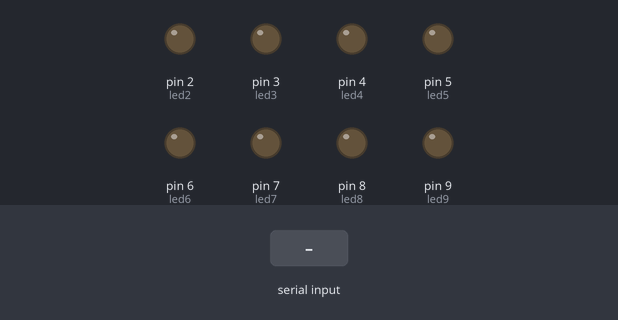
A sketch run on a simulated Arduino Uno, built with avr-gcc and run on an emulated ATmega328P. Shown: output pins drawn as LEDs (lit = HIGH). Inputs (shaded band) come from the test bench. What the sketch prints to the serial monitor is not drawn.

Above: at 5.1 s.
5.2 s: "A" received over Serial
At 6.4 s:
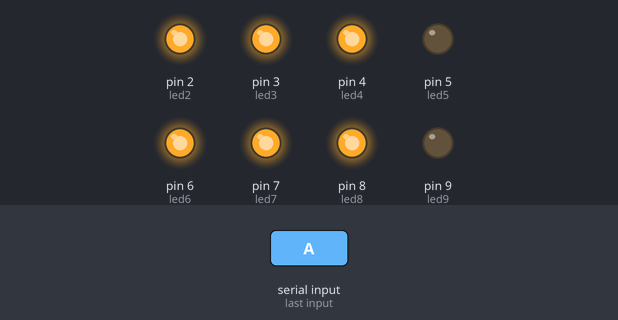
6.8 s: byte 49 (49) received over Serial
At 7.6 s:
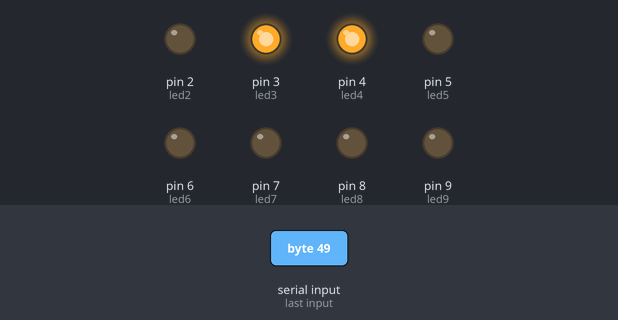
8.4 s: byte 50 (50) received over Serial
At 8.8 s:
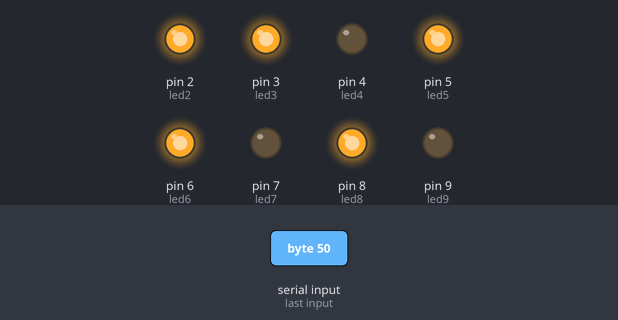
10.0 s: byte 51 (51) received over Serial
At 11.3 s:
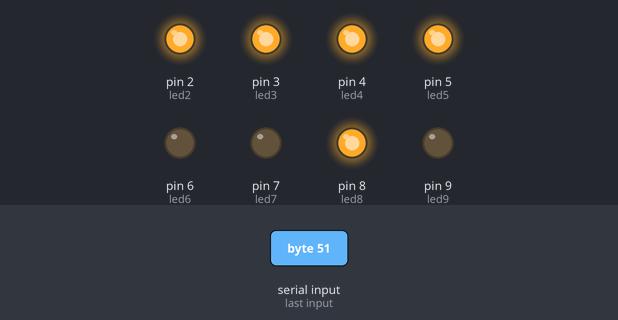
11.6 s: byte 52 (52) received over Serial
At 12.5 s:
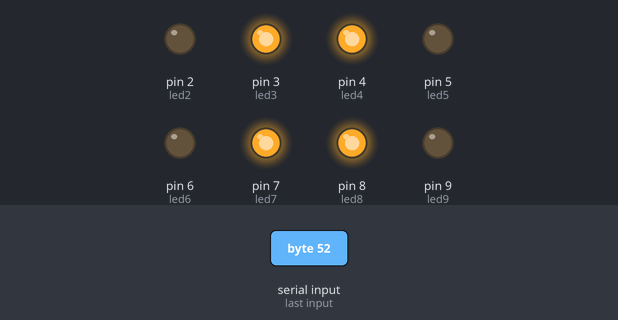
13.2 s: byte 53 (53) received over Serial
At 13.7 s:
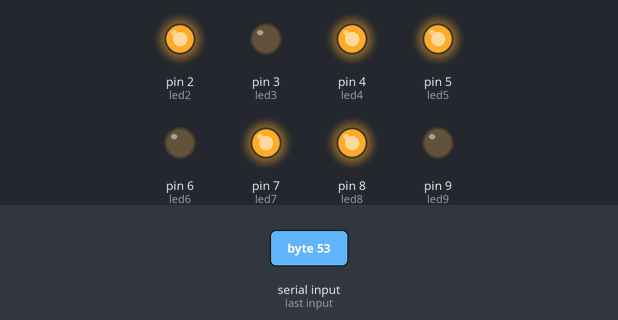
Timing chart, 0 to 15.8 s (numbered marks = the images above; inputs shaded):
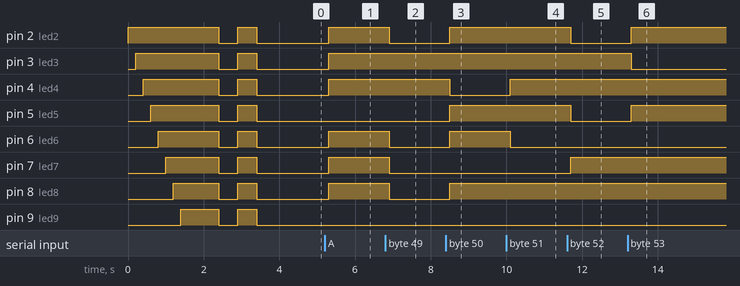

The sketch:

Display_7_seg_via_teclado.ino
```cpp
//Autor: Felipe Tomazelli
//imagem http://i.imgur.com/AiVqHcK.png
// definindo os leds
#define led2 2     //
#define led3 3     //     __2__
#define led4 4     //    |     |
#define led5 5     //    7     3
#define led6 6     //    |__8__|
#define led7 7     //    |     |
#define led8 8     //    6     4
#define led9 9     //    |__5__| .9


//variavel que lerá caracteres do teclado
int incomingByte;
//contador
int i=-1;

void pisca(){
  digitalWrite(led2, HIGH);
  digitalWrite(led3, HIGH);
  digitalWrite(led4, HIGH);
  digitalWrite(led5, HIGH);
  digitalWrite(led6, HIGH);
  digitalWrite(led7, HIGH);
  digitalWrite(led8, HIGH);
  digitalWrite(led9, HIGH);
  delay(500);

  digitalWrite(led2, LOW);
  digitalWrite(led3, LOW);
  digitalWrite(led4, LOW);
  digitalWrite(led5, LOW);
  digitalWrite(led6, LOW);
  digitalWrite(led7, LOW);
  digitalWrite(led8, LOW);
  digitalWrite(led9, LOW);
  delay(500);
}


void setup() {
  Serial.begin(9600);

  //definindo os leds como output
  pinMode(led2, OUTPUT);
  pinMode(led3, OUTPUT);
  pinMode(led4, OUTPUT);
  pinMode(led5, OUTPUT);
  pinMode(led6, OUTPUT);
  pinMode(led7, OUTPUT);
  pinMode(led8, OUTPUT);
  pinMode(led9, OUTPUT);

  //testando se todos os leds estão funcionando
  digitalWrite(led2, HIGH);
  delay(200);
  digitalWrite(led3, HIGH);
  delay(200);
  digitalWrite(led4, HIGH);
  delay(200);
  digitalWrite(led5, HIGH);
  delay(200);
  digitalWrite(led6, HIGH);
  delay(200);
  digitalWrite(led7, HIGH);
  delay(200);
  digitalWrite(led8, HIGH);
  delay(200);
  digitalWrite(led9, HIGH);
  delay(1000);

  digitalWrite(led2, LOW);
  digitalWrite(led3, LOW);
  digitalWrite(led4, LOW);
  digitalWrite(led5, LOW);
  digitalWrite(led6, LOW);
  digitalWrite(led7, LOW);
  digitalWrite(led8, LOW);
  digitalWrite(led9, LOW);
  delay(500);

  pisca();

  Serial.print ("\n\n####################################\n##Entre com  caracteres do teclado##\n####################################");
}

void loop() {
  //printando apenas uma vez a "interface"

  //se houver entrada no serial, faça:
  if (Serial.available() > 0) {
    incomingByte = Serial.read();
    delay(100);

    switch(incomingByte){

      case 48:
      digitalWrite(led2, HIGH);
      digitalWrite(led3, HIGH);
      digitalWrite(led4, HIGH);
      digitalWrite(led5, HIGH);
      digitalWrite(led6, HIGH);
      digitalWrite(led7, HIGH);
      digitalWrite(led8, LOW);
      digitalWrite(led9, LOW);
      delay(1000);
      break;

      case 49:
      digitalWrite(led2, LOW);
      digitalWrite(led3, HIGH);
      digitalWrite(led4, HIGH);
      digitalWrite(led5, LOW);
      digitalWrite(led6, LOW);
      digitalWrite(led7, LOW);
      digitalWrite(led8, LOW);
      digitalWrite(led9, LOW);
      delay(1000);
      break;

      case 50:
      digitalWrite(led2, HIGH);
      digitalWrite(led3, HIGH);
      digitalWrite(led4, LOW);
      digitalWrite(led5, HIGH);
      digitalWrite(led6, HIGH);
      digitalWrite(led7, LOW);
      digitalWrite(led8, HIGH);
      digitalWrite(led9, LOW);
      delay(1000);
      break;

      case 51:
      digitalWrite(led2, HIGH);
      digitalWrite(led3, HIGH);
      digitalWrite(led4, HIGH);
      digitalWrite(led5, HIGH);
      digitalWrite(led6, LOW);
      digitalWrite(led7, LOW);
      digitalWrite(led8, HIGH);
      digitalWrite(led9, LOW);
      delay(1000);
      break;

      case 52:
      digitalWrite(led2, LOW);
      digitalWrite(led3, HIGH);
      digitalWrite(led4, HIGH);
      digitalWrite(led5, LOW);
      digitalWrite(led6, LOW);
      digitalWrite(led7, HIGH);
      digitalWrite(led8, HIGH);
      digitalWrite(led9, LOW);
      delay(1000);
      break;

      case 53:
      digitalWrite(led2, HIGH);
      digitalWrite(led3, LOW);
      digitalWrite(led4, HIGH);
      digitalWrite(led5, HIGH);
      digitalWrite(led6, LOW);
      digitalWrite(led7, HIGH);
      digitalWrite(led8, HIGH);
      digitalWrite(led9, LOW);
      delay(1000);
      break;

      case 54:
      digitalWrite(led2, LOW);
      digitalWrite(led3, LOW);
      digitalWrite(led4, HIGH);
      digitalWrite(led5, HIGH);
      digitalWrite(led6, HIGH);
      digitalWrite(led7, HIGH);
      digitalWrite(led8, HIGH);
      digitalWrite(led9, LOW);
      delay(1000);
      break;

      case 55:
      digitalWrite(led2, HIGH);
      digitalWrite(led3, HIGH);
      digitalWrite(led4, HIGH);
      digitalWrite(led5, LOW);
      digitalWrite(led6, LOW);
      digitalWrite(led7, LOW);
      digitalWrite(led8, LOW);
      digitalWrite(led9, LOW);
      delay(1000);
      break;

      case 56:
      digitalWrite(led2, HIGH);
      digitalWrite(led3, HIGH);
      digitalWrite(led4, HIGH);
      digitalWrite(led5, HIGH);
      digitalWrite(led6, HIGH);
      digitalWrite(led7, HIGH);
      digitalWrite(led8, HIGH);
      digitalWrite(led9, LOW);
      delay(1000);
      break;

      case 57:
      digitalWrite(led2, HIGH);
      digitalWrite(led3, HIGH);
      digitalWrite(led4, HIGH);
      digitalWrite(led5, LOW);
      digitalWrite(led6, LOW);
      digitalWrite(led7, HIGH);
      digitalWrite(led8, HIGH);
      digitalWrite(led9, LOW);
      delay(1000);
      break;

      case 'A':
      digitalWrite(led2, HIGH);
      digitalWrite(led3, HIGH);
      digitalWrite(led4, HIGH);
      digitalWrite(led5, LOW);
      digitalWrite(led6, HIGH);
      digitalWrite(led7, HIGH);
      digitalWrite(led8, HIGH);
      digitalWrite(led9, LOW);
      delay(1000);
      break;
      case 'a':
      digitalWrite(led2, HIGH);
      digitalWrite(led3, HIGH);
      digitalWrite(led4, HIGH);
      digitalWrite(led5, LOW);
      digitalWrite(led6, HIGH);
      digitalWrite(led7, HIGH);
      digitalWrite(led8, HIGH);
      digitalWrite(led9, LOW);
      delay(1000);
      break;

      case 'B':
      digitalWrite(led2, LOW);
      digitalWrite(led3, LOW);
      digitalWrite(led4, HIGH);
      digitalWrite(led5, HIGH);
      digitalWrite(led6, HIGH);
      digitalWrite(led7, HIGH);
      digitalWrite(led8, HIGH);
      digitalWrite(led9, LOW);
      delay(1000);
      break;
      case 'b':
      digitalWrite(led2, LOW);
      digitalWrite(led3, LOW);
      digitalWrite(led4, HIGH);
      digitalWrite(led5, HIGH);
      digitalWrite(led6, HIGH);
      digitalWrite(led7, HIGH);
      digitalWrite(led8, HIGH);
      digitalWrite(led9, LOW);
      delay(1000);
      break;

      case 'C':
      digitalWrite(led2, HIGH);
      digitalWrite(led3, LOW);
      digitalWrite(led4, LOW);
      digitalWrite(led5, HIGH);
      digitalWrite(led6, HIGH);
      digitalWrite(led7, HIGH);
      digitalWrite(led8, LOW);
      digitalWrite(led9, LOW);
      delay(1000);
      break;
      case 'c':
      digitalWrite(led2, HIGH);
      digitalWrite(led3, LOW);
      digitalWrite(led4, LOW);
      digitalWrite(led5, HIGH);
      digitalWrite(led6, HIGH);
      digitalWrite(led7, HIGH);
      digitalWrite(led8, LOW);
      digitalWrite(led9, LOW);
      delay(1000);
      break;

      case 'D':
      digitalWrite(led2, LOW);
      digitalWrite(led3, HIGH);
      digitalWrite(led4, HIGH);
      digitalWrite(led5, HIGH);
      digitalWrite(led6, HIGH);
      digitalWrite(led7, LOW);
      digitalWrite(led8, HIGH);
      digitalWrite(led9, LOW);
      delay(1000);
      break;
      case 'd':
      digitalWrite(led2, LOW);
      digitalWrite(led3, HIGH);
      digitalWrite(led4, HIGH);
      digitalWrite(led5, HIGH);
      digitalWrite(led6, HIGH);
      digitalWrite(led7, LOW);
      digitalWrite(led8, HIGH);
      digitalWrite(led9, LOW);
      delay(1000);
      break;

      case 'E':
      digitalWrite(led2, HIGH);
      digitalWrite(led3, HIGH);
      digitalWrite(led4, LOW);
      digitalWrite(led5, HIGH);
      digitalWrite(led6, HIGH);
      digitalWrite(led7, HIGH);
      digitalWrite(led8, HIGH);
      digitalWrite(led9, LOW);
      delay(1000);
      break;
      case 'e':
      digitalWrite(led2, HIGH);
      digitalWrite(led3, HIGH);
      digitalWrite(led4, LOW);
      digitalWrite(led5, HIGH);
      digitalWrite(led6, HIGH);
      digitalWrite(led7, HIGH);
      digitalWrite(led8, HIGH);
      digitalWrite(led9, LOW);
      delay(1000);
      break;

      case 'F':
      digitalWrite(led2, HIGH);
      digitalWrite(led3, LOW);
      digitalWrite(led4, LOW);
      digitalWrite(led5, LOW);
      digitalWrite(led6, HIGH);
      digitalWrite(led7, HIGH);
      digitalWrite(led8, HIGH);
      digitalWrite(led9, LOW);
      delay(1000);
      break;
      case 'f':
      digitalWrite(led2, HIGH);
      digitalWrite(led3, LOW);
      digitalWrite(led4, LOW);
      digitalWrite(led5, LOW);
      digitalWrite(led6, HIGH);
      digitalWrite(led7, HIGH);
      digitalWrite(led8, HIGH);
      digitalWrite(led9, LOW);
      delay(1000);
      break;

      case 'G':
      digitalWrite(led2, HIGH);
      digitalWrite(led3, LOW);
      digitalWrite(led4, HIGH);
      digitalWrite(led5, HIGH);
      digitalWrite(led6, HIGH);
      digitalWrite(led7, HIGH);
      digitalWrite(led8, HIGH);
      digitalWrite(led9, LOW);
      delay(1000);
      break;
      case 'g':
      digitalWrite(led2, HIGH);
      digitalWrite(led3, LOW);
      digitalWrite(led4, HIGH);
      digitalWrite(led5, HIGH);
      digitalWrite(led6, HIGH);
      digitalWrite(led7, HIGH);
      digitalWrite(led8, HIGH);
      digitalWrite(led9, LOW);
      delay(1000);
      break;

      case 'H':
      digitalWrite(led2, LOW);
      digitalWrite(led3, HIGH);
      digitalWrite(led4, HIGH);
      digitalWrite(led5, LOW);
      digitalWrite(led6, HIGH);
      digitalWrite(led7, HIGH);
      digitalWrite(led8, HIGH);
      digitalWrite(led9, LOW);
      delay(1000);
      break;
      case 'h':
      digitalWrite(led2, LOW);
      digitalWrite(led3, HIGH);
      digitalWrite(led4, HIGH);
      digitalWrite(led5, LOW);
      digitalWrite(led6, HIGH);
      digitalWrite(led7, HIGH);
      digitalWrite(led8, HIGH);
      digitalWrite(led9, LOW);
      delay(1000);
      break;

      case 'I':
      digitalWrite(led2, LOW);
      digitalWrite(led3, HIGH);
      digitalWrite(led4, HIGH);
      digitalWrite(led5, LOW);
      digitalWrite(led6, LOW);
      digitalWrite(led7, LOW);
      digitalWrite(led8, LOW);
      digitalWrite(led9, LOW);
      delay(1000);
      break;
      case 'i':
      digitalWrite(led2, LOW);
      digitalWrite(led3, HIGH);
      digitalWrite(led4, HIGH);
      digitalWrite(led5, LOW);
      digitalWrite(led6, LOW);
      digitalWrite(led7, LOW);
      digitalWrite(led8, LOW);
      digitalWrite(led9, LOW);
      delay(1000);
      break;

      case 'J':
      digitalWrite(led2, LOW);
      digitalWrite(led3, HIGH);
      digitalWrite(led4, HIGH);
      digitalWrite(led5, HIGH);
      digitalWrite(led6, HIGH);
      digitalWrite(led7, LOW);
      digitalWrite(led8, LOW);
      digitalWrite(led9, LOW);
      delay(1000);
      break;
      case 'j':
      digitalWrite(led2, LOW);
      digitalWrite(led3, HIGH);
      digitalWrite(led4, HIGH);
      digitalWrite(led5, HIGH);
      digitalWrite(led6, HIGH);
      digitalWrite(led7, LOW);
      digitalWrite(led8, LOW);
      digitalWrite(led9, LOW);
      delay(1000);
      break;

      case 'L':
      digitalWrite(led2, LOW);
      digitalWrite(led3, LOW);
      digitalWrite(led4, LOW);
      digitalWrite(led5, HIGH);
      digitalWrite(led6, HIGH);
      digitalWrite(led7, HIGH);
      digitalWrite(led8, LOW);
      digitalWrite(led9, LOW);
      delay(1000);
      break;
      case 'l':
      digitalWrite(led2, LOW);
      digitalWrite(led3, LOW);
      digitalWrite(led4, LOW);
      digitalWrite(led5, HIGH);
      digitalWrite(led6, HIGH);
      digitalWrite(led7, HIGH);
      digitalWrite(led8, LOW);
      digitalWrite(led9, LOW);
      delay(1000);
      break;

      case 'N':
      digitalWrite(led2, LOW);
      digitalWrite(led3, LOW);
      digitalWrite(led4, HIGH);
      digitalWrite(led5, LOW);
      digitalWrite(led6, HIGH);
      digitalWrite(led7, LOW);
      digitalWrite(led8, HIGH);
      digitalWrite(led9, LOW);
      delay(1000);
      break;
      case 'n':
      digitalWrite(led2, LOW);
      digitalWrite(led3, LOW);
      digitalWrite(led4, HIGH);
      digitalWrite(led5, LOW);
      digitalWrite(led6, HIGH);
      digitalWrite(led7, LOW);
      digitalWrite(led8, HIGH);
      digitalWrite(led9, LOW);
      delay(1000);
      break;

      case 'O':
      digitalWrite(led2, HIGH);
      digitalWrite(led3, HIGH);
      digitalWrite(led4, HIGH);
      digitalWrite(led5, HIGH);
      digitalWrite(led6, HIGH);
      digitalWrite(led7, HIGH);
      digitalWrite(led8, LOW);
      digitalWrite(led9, LOW);
      delay(1000);
      break;
      case 'o':
      digitalWrite(led2, HIGH);
      digitalWrite(led3, HIGH);
      digitalWrite(led4, HIGH);
      digitalWrite(led5, HIGH);
      digitalWrite(led6, HIGH);
      digitalWrite(led7, HIGH);
      digitalWrite(led8, LOW);
      digitalWrite(led9, LOW);
      delay(1000);
      break;

      case 'P':
      digitalWrite(led2, HIGH);
      digitalWrite(led3, HIGH);
      digitalWrite(led4, LOW);
      digitalWrite(led5, LOW);
      digitalWrite(led6, HIGH);
      digitalWrite(led7, HIGH);
      digitalWrite(led8, HIGH);
      digitalWrite(led9, LOW);
      delay(1000);
      break;
      case 'p':
      digitalWrite(led2, HIGH);
      digitalWrite(led3, HIGH);
      digitalWrite(led4, LOW);
      digitalWrite(led5, LOW);
      digitalWrite(led6, HIGH);
      digitalWrite(led7, HIGH);
      digitalWrite(led8, HIGH);
      digitalWrite(led9, LOW);
      delay(1000);
      break;

      case 'Q':
      digitalWrite(led2, HIGH);
      digitalWrite(led3, HIGH);
      digitalWrite(led4, HIGH);
      digitalWrite(led5, HIGH);
      digitalWrite(led6, HIGH);
      digitalWrite(led7, HIGH);
      digitalWrite(led8, LOW);
      digitalWrite(led9, HIGH);
      delay(1000);
      break;
      case 'q':
      digitalWrite(led2, HIGH);
      digitalWrite(led3, HIGH);
      digitalWrite(led4, HIGH);
      digitalWrite(led5, HIGH);
      digitalWrite(led6, HIGH);
      digitalWrite(led7, HIGH);
      digitalWrite(led8, LOW);
      digitalWrite(led9, HIGH);
      delay(1000);
      break;

      case 'S':
      digitalWrite(led2, HIGH);
      digitalWrite(led3, LOW);
      digitalWrite(led4, HIGH);
      digitalWrite(led5, HIGH);
      digitalWrite(led6, LOW);
      digitalWrite(led7, HIGH);
      digitalWrite(led8, HIGH);
      digitalWrite(led9, LOW);
      delay(1000);
      break;
      case 's':
      digitalWrite(led2, HIGH);
      digitalWrite(led3, LOW);
      digitalWrite(led4, HIGH);
      digitalWrite(led5, HIGH);
      digitalWrite(led6, LOW);
      digitalWrite(led7, HIGH);
      digitalWrite(led8, HIGH);
      digitalWrite(led9, LOW);
      delay(1000);
      break;

      case 'U':
      digitalWrite(led2, LOW);
      digitalWrite(led3, HIGH);
      digitalWrite(led4, HIGH);
      digitalWrite(led5, HIGH);
      digitalWrite(led6, HIGH);
      digitalWrite(led7, HIGH);
      digitalWrite(led8, LOW);
      digitalWrite(led9, LOW);
      delay(1000);
      break;
      case 'u':
      digitalWrite(led2, LOW);
      digitalWrite(led3, HIGH);
      digitalWrite(led4, HIGH);
      digitalWrite(led5, HIGH);
      digitalWrite(led6, HIGH);
      digitalWrite(led7, HIGH);
      digitalWrite(led8, LOW);
      digitalWrite(led9, LOW);
      delay(1000);
      break;

      case 'Y':
      digitalWrite(led2, LOW);
      digitalWrite(led3, HIGH);
      digitalWrite(led4, HIGH);
      digitalWrite(led5, LOW);
      digitalWrite(led6, LOW);
      digitalWrite(led7, HIGH);
      digitalWrite(led8, HIGH);
      digitalWrite(led9, LOW);
      delay(1000);
      break;
      case 'y':
      digitalWrite(led2, LOW);
      digitalWrite(led3, HIGH);
      digitalWrite(led4, HIGH);
      digitalWrite(led5, LOW);
      digitalWrite(led6, LOW);
      digitalWrite(led7, HIGH);
      digitalWrite(led8, HIGH);
      digitalWrite(led9, LOW);
      delay(1000);
      break;

      case '\'':
      digitalWrite(led2, LOW);
      digitalWrite(led3, LOW);
      digitalWrite(led4, LOW);
      digitalWrite(led5, LOW);
      digitalWrite(led6, LOW);
      digitalWrite(led7, LOW);
      digitalWrite(led8, LOW);
      digitalWrite(led9, LOW);
      delay(1000);
      break;


      default:

      Serial.print("\n\nO caractere \"");
      Serial.write(incomingByte);
      Serial.print("\" da tabela ASCII nao esta disponivel no display\n");

      pisca();
      pisca();
      break;
    }
  }
}
```

Measured:
- after the input at 5.2 s, pin 2 (led2), pin 3 (led3), pin 4 (led4), pin 6 (led6), pin 7 (led7), pin 8 (led8): LOW → HIGH after 0.10 s
- after the input at 6.8 s, pin 2 (led2), pin 6 (led6), pin 7 (led7), pin 8 (led8): HIGH → LOW after 0.10 s
- after the input at 8.4 s, pin 2 (led2), pin 5 (led5), pin 6 (led6), pin 8 (led8): LOW → HIGH after 0.10 s; pin 4 (led4): HIGH → LOW after 0.10 s
- after the input at 10.0 s, pin 4 (led4): LOW → HIGH after 0.10 s; pin 6 (led6): HIGH → LOW after 0.10 s
- after the input at 11.6 s, pin 2 (led2), pin 5 (led5): HIGH → LOW after 0.10 s; pin 7 (led7): LOW → HIGH after 0.10 s
- after the input at 13.2 s, pin 2 (led2), pin 5 (led5): LOW → HIGH after 0.10 s; pin 3 (led3): HIGH → LOW after 0.10 s
